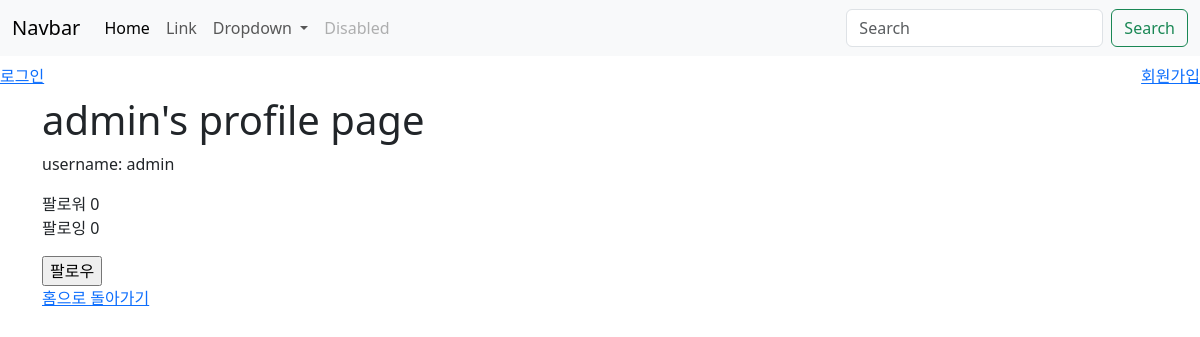
/users/profile/admin/, run on an earlier commit of the app's database.
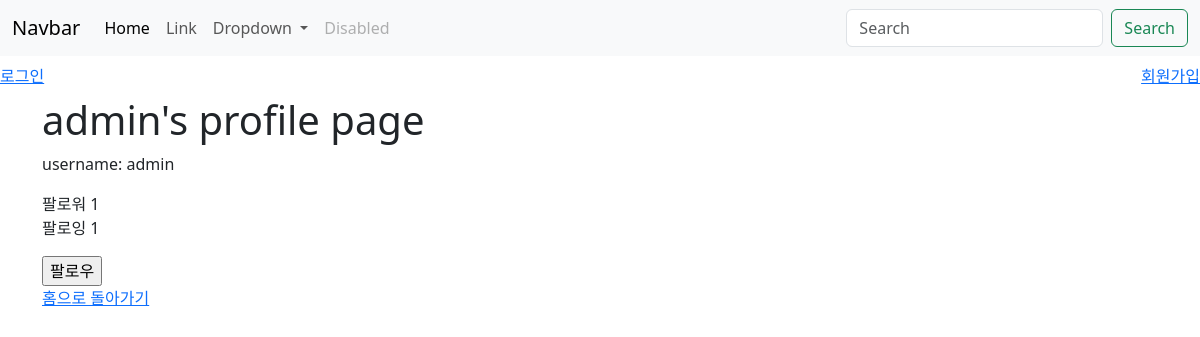
And on a later commit of the database.
### accounts/models.py (models this page shows)
class User(AbstractUser):
    groups = models.ManyToManyField(
        "auth.Group",
        related_name="custom_user_set",  # 기본 'user_set' 이름 대신 변경
        blank=True,
        help_text="The groups this user belongs to.",
        verbose_name="groups",
    )
    user_permissions = models.ManyToManyField(
        "auth.Permission",
        related_name="custom_user_permissions_set",  # 기본 'user_permissions' 이름 대신 변경
        blank=True,
        help_text="Specific permissions for this user.",
        verbose_name="user permissions",
    )
    following = models.ManyToManyField(
        "self",
        symmetrical=False,  # 대칭적이지 않은 관계(한쪽만 팔로우 가능)
        related_name="followers",
    )

### users/views.py (the view)
# urls.py: path("profile/<str:username>/", views.profile, name="profile"),
def profile(request, username):
    member = get_object_or_404(get_user_model(), username=username)
    context = {
        "member": member,
    }
    return render(request, "users/profile.html", context)

### users/templates/users/profile.html (shortened to what this page needs)
{%extends 'base.html' %}
{%block content%}
<h1> {{member.username}}'s profile page</h1>
<div>
    <p>username: {{member.username}}</p>
    <p>
        팔로워 {{member.followers.count}} <br>
        팔로잉 {{member.following.count}}
    </p>
</div>
<div>
    {% if request.user != member %}
    <form action="{% url 'users:follow' member.pk %}" method="POST">
        {% if request.user in member.followers.all %}
            <input type="submit" value="언팔로우">
        {% else %}
            <input type="submit" value="팔로우">
        {% endif %}
    </form>
</div>
{% endif %}
<a href="/index2/">홈으로 돌아가기</a>
{%endblock content%}

### templates/base.html (shortened to what this page needs)
{%load static %}
<!DOCTYPE html>
<html lang="en">
<head>
    <link rel="stylesheet" href="{% static 'css/style.css' %}" >
    <link href="https://cdn.jsdelivr.net/npm/bootstrap@5.3.3/dist/css/bootstrap.min.css" rel="stylesheet">
</head>
<body>
    <nav class="navbar navbar-expand-lg bg-body-tertiary">
        <div class="container-fluid">
          <a class="navbar-brand" href="#">Navbar</a>
          <div class="collapse navbar-collapse" id="navbarSupportedContent">
            <ul class="navbar-nav me-auto mb-2 mb-lg-0">
              <li class="nav-item">
                <a class="nav-link active" aria-current="page" href="#">Home</a>
              </li>
              <li class="nav-item">
                <a class="nav-link" href="#">Link</a>
              </li>
              <li class="nav-item dropdown">
                <a class="nav-link dropdown-toggle" href="#" role="button" data-bs-toggle="dropdown" aria-expanded="false">
                  Dropdown
                </a>
              </li>
              <li class="nav-item">
                <a class="nav-link disabled" aria-disabled="true">Disabled</a>
              </li>
            </ul>
            <form class="d-flex" role="search">
              <input class="form-control me-2" type="search" placeholder="Search" aria-label="Search">
              <button class="btn btn-outline-success" type="submit">Search</button>
            </form>
          </div>
        </div>
      </nav>
    <div class="navbar">
        {% if request.user.is_authenticated %}
        <h3>안녕, {{user}}!</h3>
    <form action="{%url 'accounts:logout' %}" method="POST">
        {% csrf_token %}
        <input type="submit" value="로그아웃">
    </form>
    <a href="{% url 'accounts:update' %}">회원정보수정</a>
    <form action="{%url 'accounts:delete' %}" method="POST">
        {% csrf_token %}
        <input type="submit" value="회원탈퇴">
    </form>
    {% else %}
    <a href="{% url 'accounts:login'%}">로그인</a>
    <a href="{% url 'accounts:signup' %}">회원가입</a>
    {% endif %}
    </div>
    <div class="container">
        {% block content %}
    {% endblock content %}
</div>
</body>
</html>

What changed in the data, as far as the page shows it:
changed User "admin": followers.count "0" → "1"; following.count "0" → "1"
